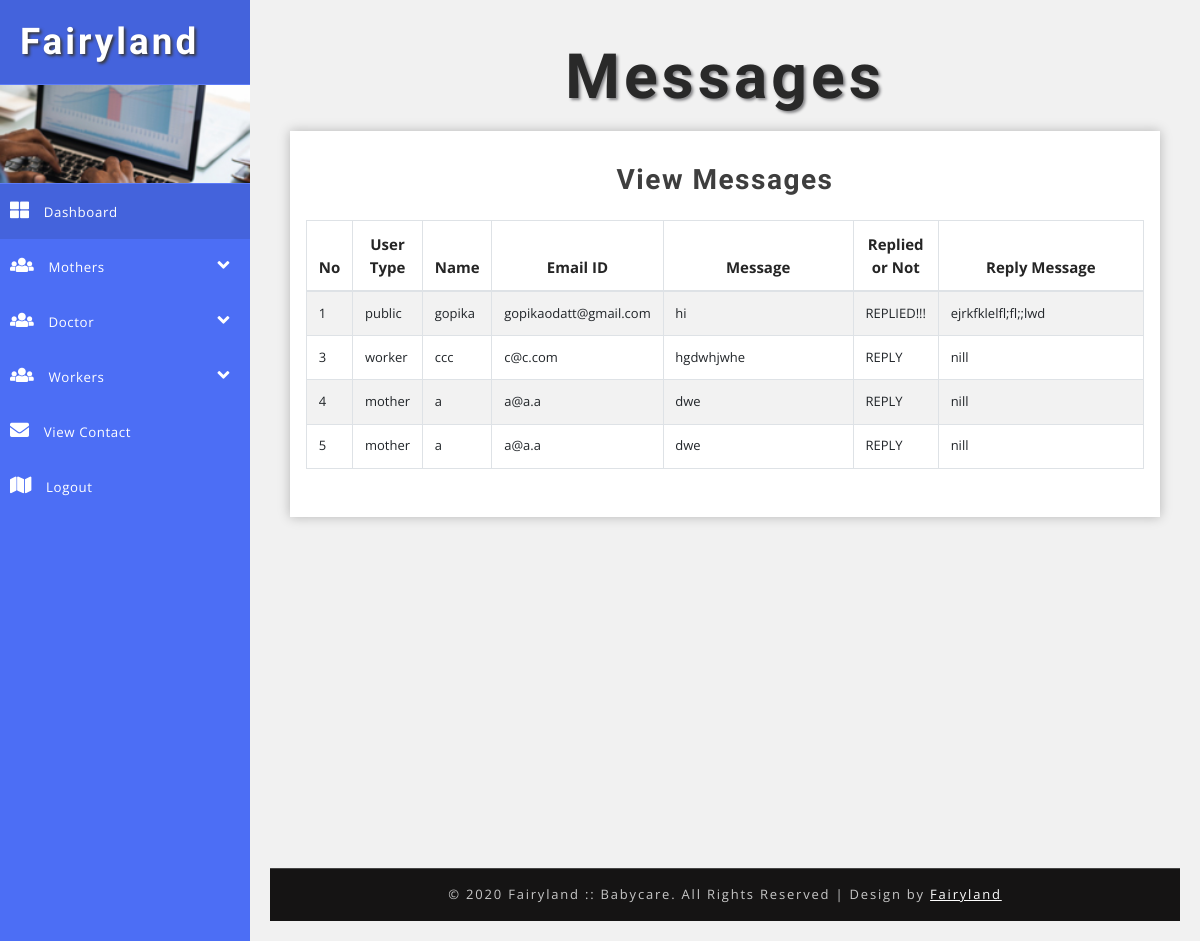
The page /view_contact/ on the database its author committed.
### publicapp/models.py (models this page shows)
class tbl_contact(models.Model):
    name=models.CharField(max_length=100)
    email=models.CharField(max_length=100)
    message=models.CharField(max_length=10000)
    reply=models.CharField(max_length=50)
    replymsg=models.CharField(max_length=10000)
    user=models.CharField(max_length=100,default='public')

### adminapp/views.py (the view)
# urls.py: url(r'^view_contact/$',view_contact,name="view_contact"),
def view_contact(request):
    data=tbl_contact.objects.all()
    return render(request,"adminapp/view_contact.html",{'data':data})

### adminapp/templates/adminapp/view_contact.html
{% extends "adminapp/alayout.html" %}
{% block content %}
<body>
    <div class="wrapper">
        <div id="content">
            <h2 class="main-title-w3layouts mb-2 text-center">Messages</h2>
            <section class="grids-section bd-content">
                <div class="outer-w3-agile mt-3">
                    <h4 class="tittle-w3-agileits mb-4">View Messages</h4>
                    <table class="table table-bordered table-striped">
                        <thead>
                            <tr>
                                <th class="text-center">
                                    No
                                </th>
                                <th class="text-center">
                                    User Type
                                </th>
                                <th class="text-center">
                                    Name
                                </th>
                                <th class="text-center">
                                    Email ID
                                </th>
                                <th class="text-center">
                                    Message
                                </th>
                                <th class="text-center">
                                    Replied or Not
                                </th>
                                <th class="text-center">
                                    Reply Message
                                </th>
                            </tr>
                        </thead>
                        <tbody>
                            {% for i in data %}
                            <tr>
                                <td>{{i.id}}</td>
                                <td>{{i.user}}</td>
                                <td>{{i.name}}</td>
                                <td>{{i.email}}</td>
                                <td style="width: 40%">{{i.message}}</td>
                                <td><a href="{% url 'reply' i.id %}">{{i.reply}}</a></td>
                                <td style="width: 40%">{{i.replymsg}}</td>
                            </tr>
                            {% endfor %}
                        </tbody>
                    </table>
                </div>
            </section>
        </div>
    </div>
</body>
{% endblock %}

### adminapp/static/adminapp/css/style.css (style rules this page uses)
html, body { margin: 0; font-size: 100%; font-family: 'Open Sans', sans-serif; background: #fff; }
body a { text-decoration: none; transition: 0.5s all; -webkit-transition: 0.5s all; -moz-transition: 0.5s all; -o-transition: 0.5s all; -ms-transition: 0.5s all; }
h1, h2, h3, h4, h5, h6 { margin: 0; font-family: 'Poiret One', cursive; font-weight: 700; }
.outer-w3-agile { padding: 2em 1em; -webkit-box-shadow: 0px 0px 11px 0px rgba(0, 0, 0, 0.25); -moz-box-shadow: 0px 0px 11px 0px rgba(0, 0, 0, 0.25); box-shadow: 0px 0px 11px 0px rgba(0, 0, 0, 0.25); background: #fff; }
h2.main-title-w3layouts { font-size: 3.9em; letter-spacing: 4px; color: #292929; text-shadow: 2px 2px 3px #838386; text-transform: capitalize; }
h4.tittle-w3-agileits { font-size: 2em; letter-spacing: 1.5px; font-weight: 600; color: #3e3e3e; text-align: center; }
.table th, .table td { padding: 0.74rem; vertical-align: top; border-top: 1px solid #dee2e6; font-size: 13px; }
.table th { color: #252525; font-size: 15px; }
@media (max-width:1280px) { h4.tittle-w3-agileits { font-size: 1.75em; } }

### adminapp/static/adminapp/css/style4.css (style rules this page uses)
body { font-family: 'Open Sans', sans-serif; background: #f1f1f1; }
a, a:hover, a:focus { color: inherit; text-decoration: none; transition: all 0.3s; }
.wrapper { display: flex; align-items: stretch; }
#content { padding: 20px; min-height: 100vh; transition: all 0.3s; overflow: hidden; width: 100%; }

### rows shown on the page
tbl_contact: id "1", user "public", name "gopika", email "gopikaodatt@gmail.com", message "hi", reply "REPLIED!!!", replymsg "ejrkfklelfl;fl;;lwd"
tbl_contact: id "3", user "worker", name "ccc", email "c@c.com", message "hgdwhjwhe", reply "REPLY", replymsg "nill"
tbl_contact: id "4", user "mother", name "a", email "a@a.a", message "dwe", reply "REPLY", replymsg "nill"
tbl_contact: id "5", user "mother", name "a", email "a@a.a", message "dwe", reply "REPLY", replymsg "nill"
